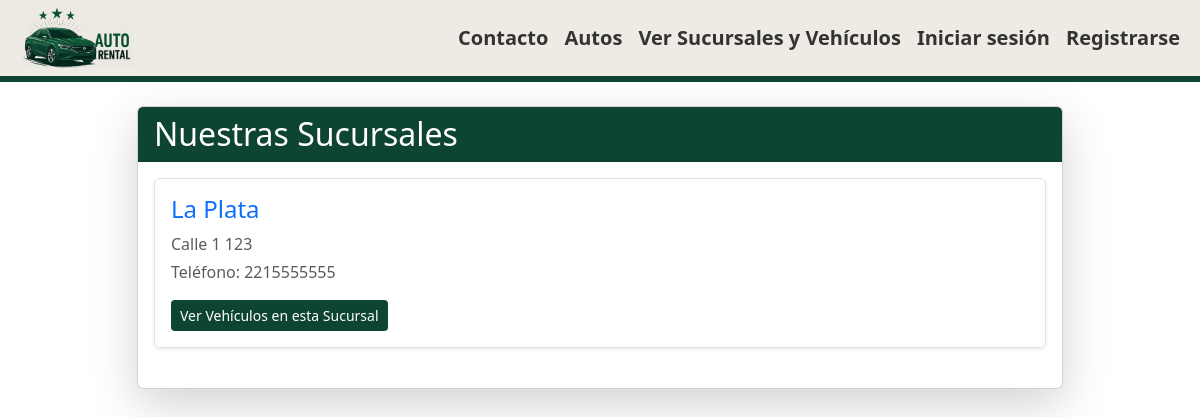
The app's page /sucursales/ with its own data.
### sucursales/models.py (models this page shows, shortened)
class Sucursal(models.Model):
    nombre = models.CharField(max_length=100)
    direccion = models.CharField(max_length=200)
    telefono = models.CharField(max_length=20)
    class Meta:
        verbose_name_plural = "Sucursales"

### sucursales/views.py (the view)
# urls.py: path('', views.SucursalListView.as_view(), name='lista_sucursales'),
class SucursalListView(ListView):
    model = Sucursal
    template_name = 'sucursales/sucursal_list.html'
    context_object_name = 'sucursales'
    queryset = Sucursal.objects.all().prefetch_related('vehiculos_en_sucursal')

### sucursales/templates/sucursales/sucursal_list.html (shortened to what this page needs)
{% extends 'home/base.html' %}
{% block content %}
<div class="row justify-content-center">
    <div class="col-md-10">
        <div class="card shadow-lg">
            <div class="card-header text-white" style="background-color: #0e4532;">
                <h2 class="mb-0">Nuestras Sucursales</h2>
            </div>
            <div class="card-body">
                {% if sucursales %}
                    <ul class="list-unstyled">
                        {% for sucursal in sucursales %}
                            <li class="mb-4 p-3 border rounded shadow-sm">
                                <h4>
                                    <a href="{% url 'sucursales:vehiculos_por_sucursal' sucursal.id %}" class="text-decoration-none text-primary">
                                        {{ sucursal.nombre }}
                                    </a>
                                </h4>
                                <p class="text-muted mb-1">{{ sucursal.direccion }}</p>
                                <p class="text-muted">Teléfono: {{ sucursal.telefono }}</p>
                                <a href="{% url 'sucursales:vehiculos_por_sucursal' sucursal.id %}" class="btn btn-sm text-white" style="background-color: #0e4532;">
                                    Ver Vehículos en esta Sucursal
                                </a>
                            </li>
                        {% endfor %}
                    </ul>
                {% else %}
                    <p>No hay sucursales disponibles en este momento.</p>
                    <p>Por favor, añade algunas desde el <a href="{% url 'admin:index' %}">panel de administración</a>.</p>
                {% endif %}
            </div>
        </div>
    </div>
</div>
{% endblock %}

### records on screen
Sucursal: nombre "La Plata", direccion "Calle 1 123", telefono "2215555555"
